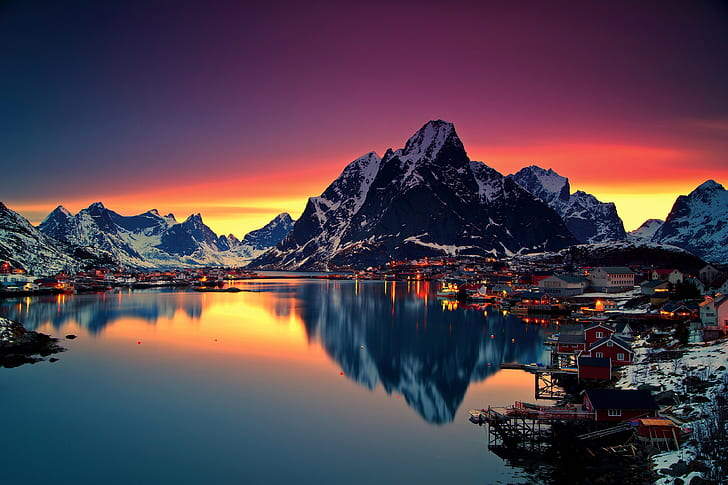
#> input picture image.jpg, 728 x 485 px
$ python main.py
#> lines starting #> are read from the running program, lines starting #| are printed output that depends on the picture
import cv2
import numpy as np
from matplotlib import pyplot as plt

image = cv2.imread('image.jpg', 0)
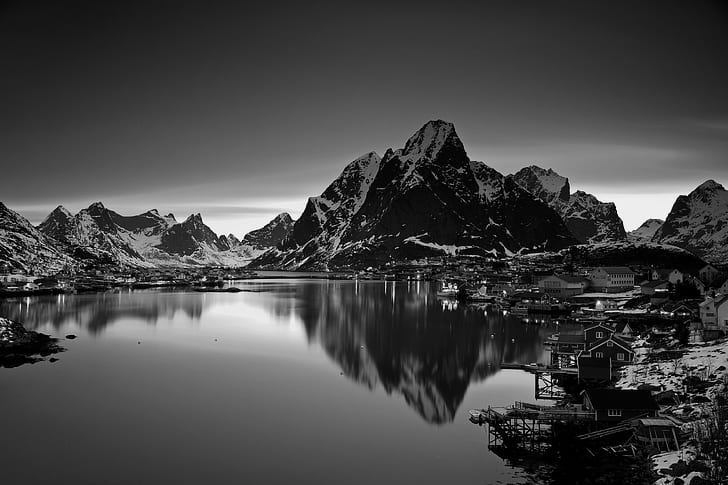
#> image: shape (485, 728); min 0, max 255, mean 70
cv2.imshow("original", image)

[h, w] = image.shape
#> h = 485; w = 728
new_image = np.zeros([h, w], dtype=np.uint8)

for i in range(h):
    for j in range(w):
        new_image[i, j] = 255 - image[i, j]
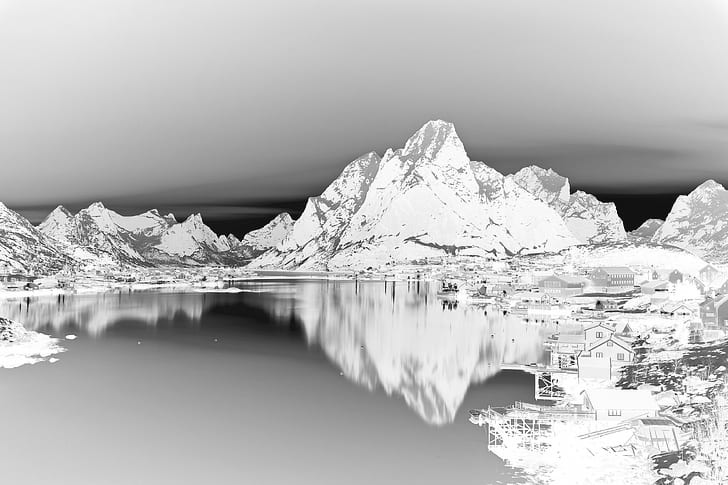
#> new_image: shape (485, 728); min 0, max 255, mean 185

print(image[0, 0])
#| 10
cv2.imshow("inverted", new_image)
cv2.waitKey()
